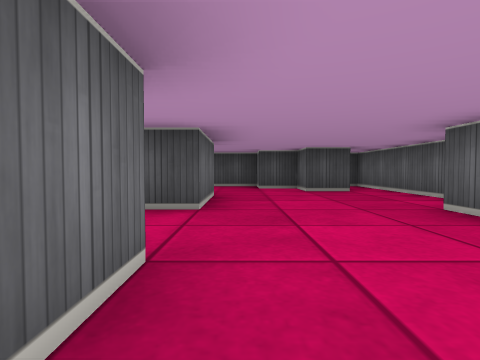
View 1 (above)

24 first-person views from a walk through a cub3D maze. The camera is about half as high as the walls, tilts 2° down and sees 80° across. The floor is counted in squares. Each view is taken from the middle of a square. On the plan, view 1 faces up. The plan holds only what a view shows up to about 9 squares ahead; the rest is blank.

View 2
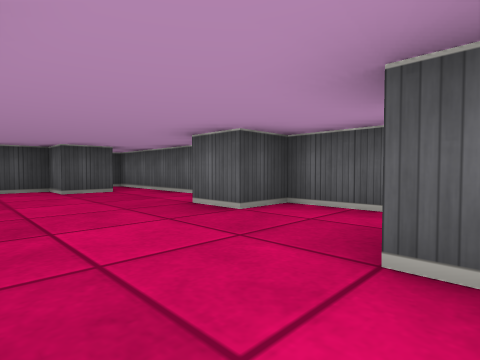

View 3
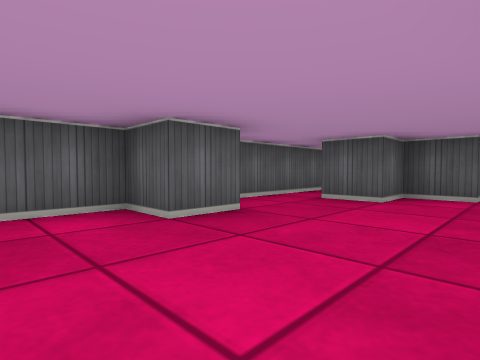

View 4
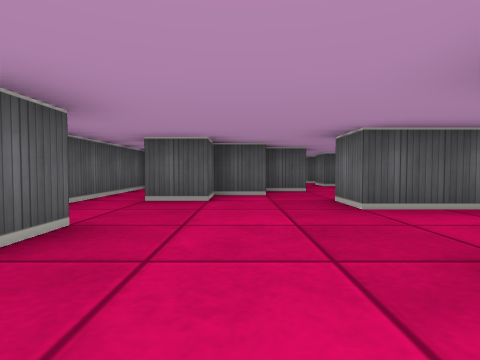

View 5
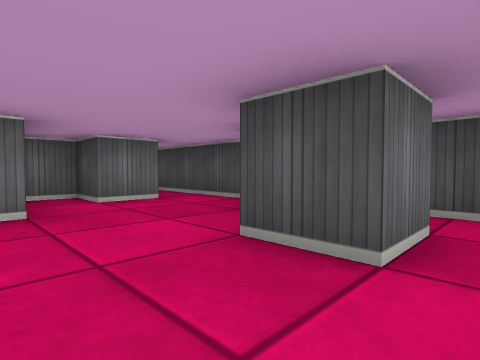

View 6
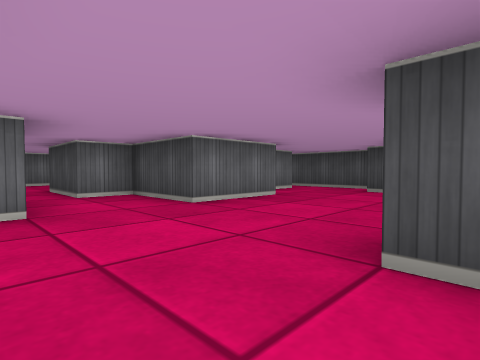

View 7
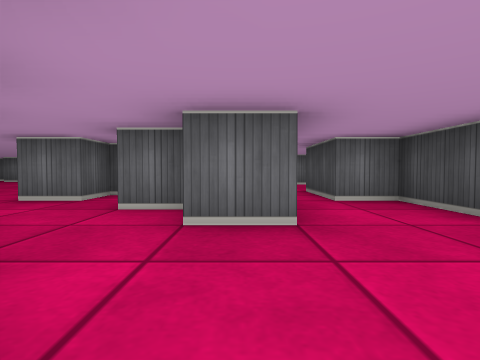

View 8
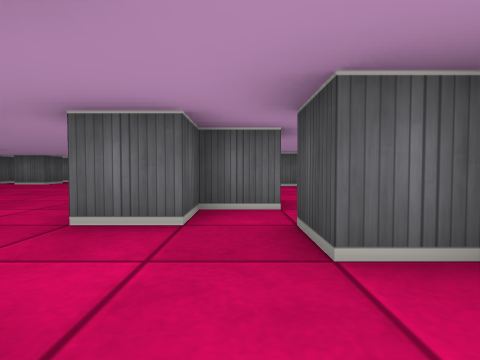

View 9
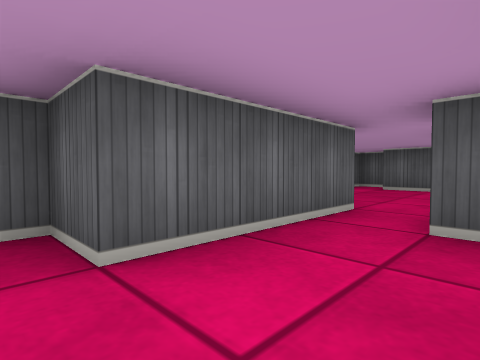

View 10
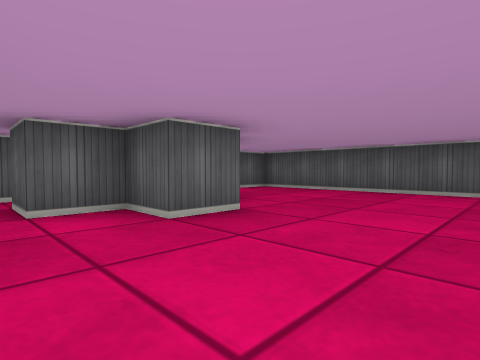

View 11
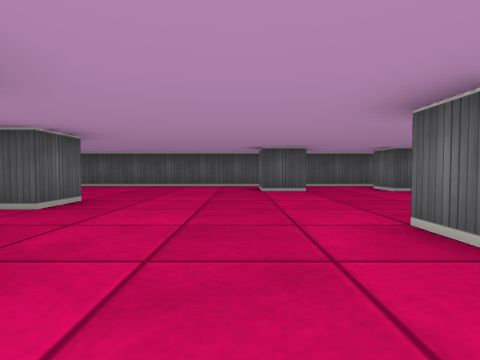

View 12
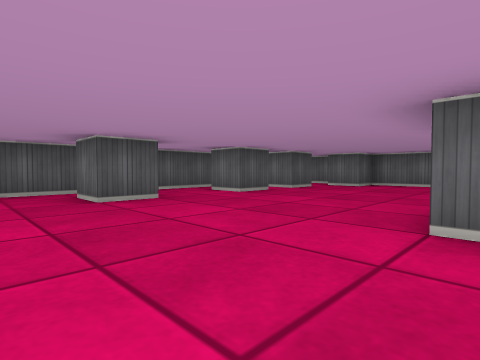

View 13
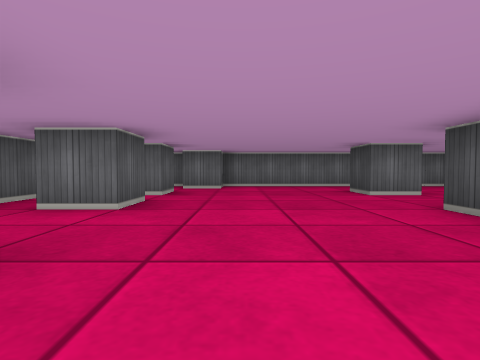

View 14
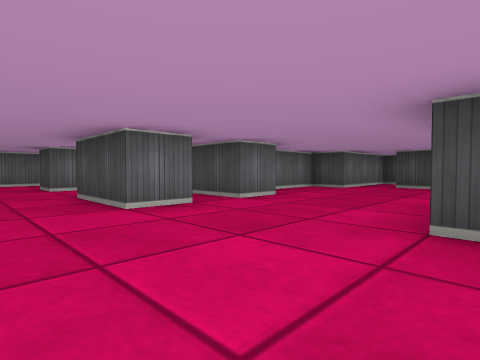

View 15
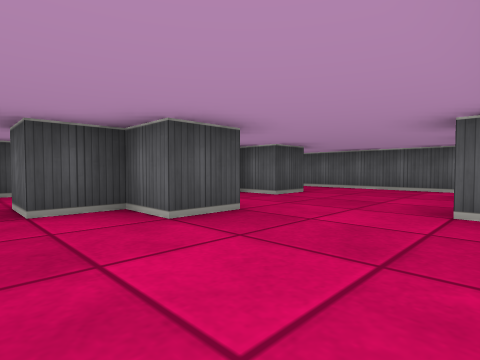

View 16
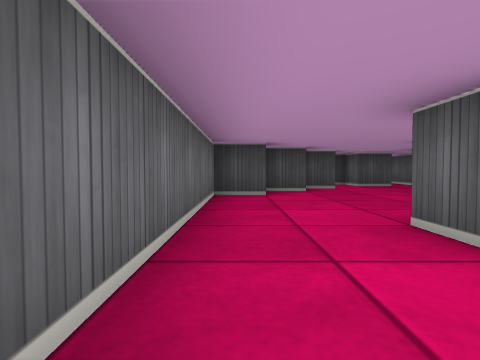

View 17
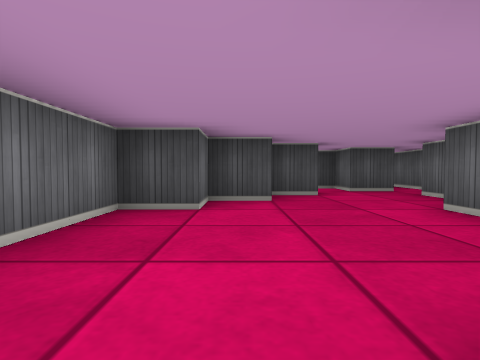

View 18
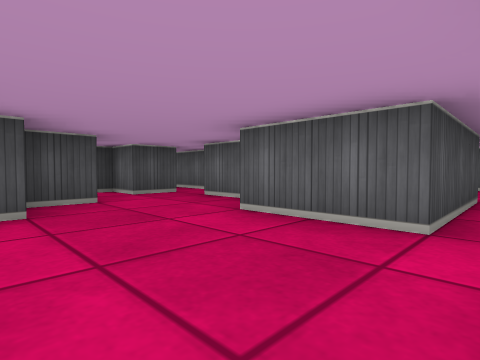

View 19
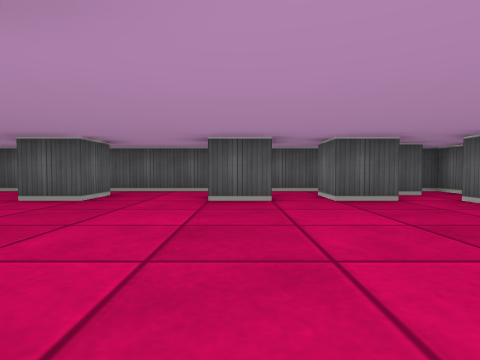

View 20
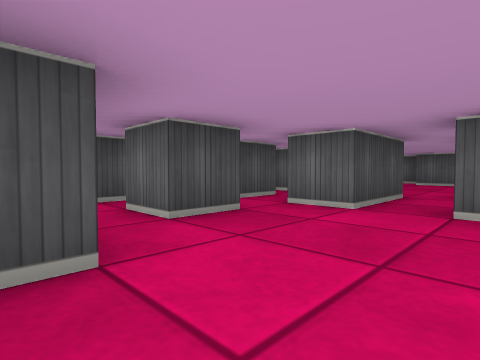

View 21
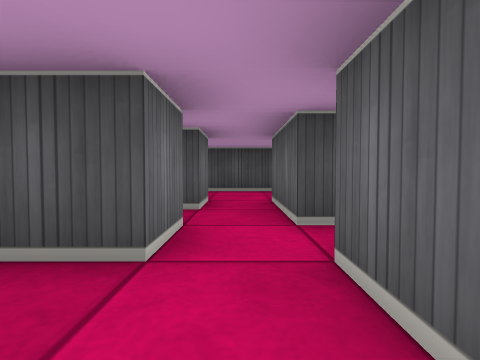

View 22
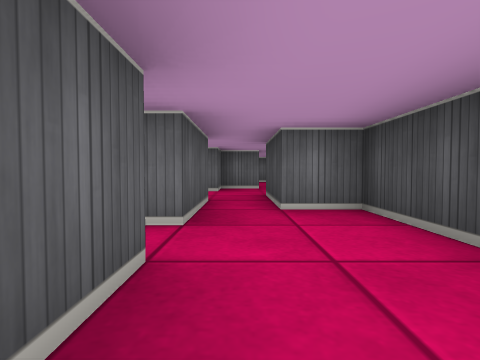

View 23
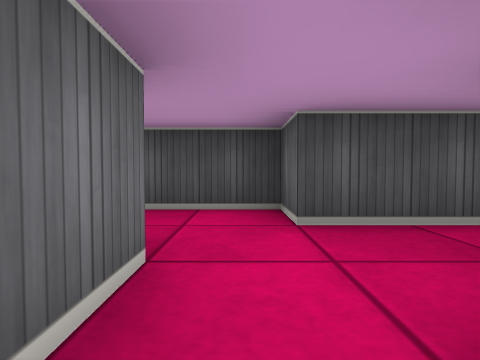

View 24
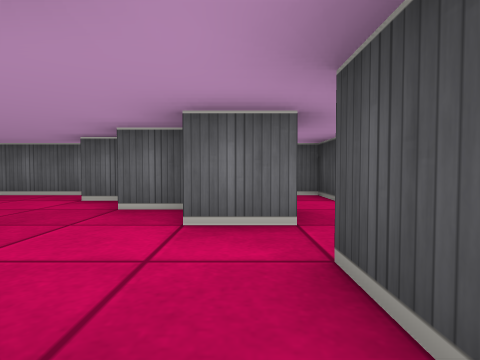

### Floor plan
Key: @ floor where view 1 was taken; # wall or solid block; . floor.
Columns run from 15 left of view 1 to 4 right of it. Each row starts with its distance up from view 1.
  9      ###############
  8     ...##.......##.#
  7     ##.......#...#.#
  6      #..##.###.....#
  5 ##  ##.##..#.##....#
  4 #....#.#.#...##....#
  3    #...#...###....##
  2   ##..##...........#
  1 ###...#....#.##....#
  0 #....##......#.@.#.#
 -1 #....###...#....##.#
 -2 #..........##..## .#
 -3 #..#..##.......#   #
 -4 #............#.##  #
 -5 #...........##..#..#
 -6 #............#.....#
 -7 ##.................#
 -8 #..#.#..#..........#
 -9 #.##...........#.#
-10 ##################

Where each view was taken, in squares from view 1:
view 1: 0 up, 0 right, facing up
view 2: 0 up, 0 right, facing up-right
view 3: 5 up, 0 right, facing down-right
view 4: 5 up, 1 right, facing down
view 5: 5 up, 3 right, facing up-left
view 6: 1 up, 3 right, facing up-left
view 7: 1 up, 2 right, facing left
view 8: 1 down, 0 right, facing left
view 9: 1 down, 2 left, facing down-right
view 10: 3 down, 6 left, facing down-right
view 11: 1 down, 6 left, facing down
view 12: 3 down, 5 left, facing down-left
view 13: 6 down, 6 left, facing left
view 14: 5 down, 4 left, facing up-left
view 15: 9 down, 4 left, facing up-right
view 16: 5 down, 14 left, facing up
view 17: 3 down, 13 left, facing up
view 18: 2 down, 13 left, facing up-right
view 19: 3 down, 10 left, facing down
view 20: 1 up, 8 left, facing up-right
view 21: 2 up, 5 left, facing up
view 22: 7 up, 3 left, facing left
view 23: 5 up, 9 left, facing up
view 24: 3 up, 9 left, facing left
